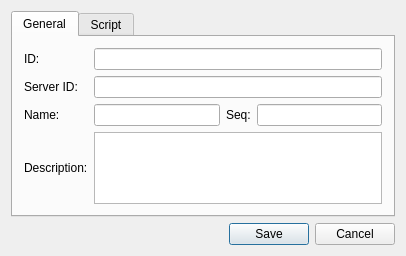
<?xml version="1.0" encoding="UTF-8"?>
<ui version="4.0">
 <class>StepFormClass</class>
 <widget class="QWidget" name="StepFormClass">
  <property name="geometry">
   <rect>
    <x>0</x>
    <y>0</y>
    <width>406</width>
    <height>247</height>
   </rect>
  </property>
  <property name="windowTitle">
   <string>MyQtLog</string>
  </property>
  <layout class="QVBoxLayout" name="verticalLayout">
   <item>
    <widget class="QTabWidget" name="tabWidget">
     <property name="currentIndex">
      <number>0</number>
     </property>
     <widget class="QWidget" name="tab">
      <attribute name="title">
       <string>General</string>
      </attribute>
      <layout class="QHBoxLayout" name="horizontalLayout">
       <item>
        <layout class="QGridLayout" name="gridLayout">
         <item row="0" column="0">
          <widget class="QLabel" name="label">
           <property name="text">
            <string>ID: </string>
           </property>
          </widget>
         </item>
         <item row="0" column="1" colspan="3">
          <widget class="QLineEdit" name="id">
           <property name="readOnly">
            <bool>true</bool>
           </property>
          </widget>
         </item>
         <item row="1" column="0">
          <widget class="QLabel" name="label_2">
           <property name="text">
            <string>Server ID:</string>
           </property>
          </widget>
         </item>
         <item row="1" column="1" colspan="3">
          <widget class="QLineEdit" name="svrId"/>
         </item>
         <item row="2" column="0">
          <widget class="QLabel" name="label_3">
           <property name="text">
            <string>Name:</string>
           </property>
          </widget>
         </item>
         <item row="2" column="1">
          <widget class="QLineEdit" name="name"/>
         </item>
         <item row="2" column="2">
          <widget class="QLabel" name="label_8">
           <property name="text">
            <string>Seq:</string>
           </property>
          </widget>
         </item>
         <item row="2" column="3">
          <widget class="QLineEdit" name="seq"/>
         </item>
         <item row="3" column="0">
          <widget class="QLabel" name="label_4">
           <property name="text">
            <string>Description:</string>
           </property>
          </widget>
         </item>
         <item row="3" column="1" colspan="3">
          <widget class="QPlainTextEdit" name="desc"/>
         </item>
        </layout>
       </item>
      </layout>
     </widget>
     <widget class="QWidget" name="tab_2">
      <attribute name="title">
       <string>Script</string>
      </attribute>
      <layout class="QVBoxLayout" name="verticalLayout_2">
       <item>
        <layout class="QGridLayout" name="gridLayout_2">
         <item row="0" column="0">
          <widget class="QLabel" name="label_5">
           <property name="text">
            <string>Command:</string>
           </property>
          </widget>
         </item>
         <item row="0" column="1">
          <widget class="QLineEdit" name="cmd">
           <property name="readOnly">
            <bool>true</bool>
           </property>
          </widget>
         </item>
         <item row="0" column="2">
          <widget class="QPushButton" name="pushButton">
           <property name="text">
            <string>Edit...</string>
           </property>
          </widget>
         </item>
         <item row="1" column="0">
          <widget class="QLabel" name="label_6">
           <property name="text">
            <string>Result:</string>
           </property>
          </widget>
         </item>
         <item row="1" column="1">
          <widget class="QLineEdit" name="cmdResult">
           <property name="readOnly">
            <bool>true</bool>
           </property>
          </widget>
         </item>
         <item row="1" column="2">
          <widget class="QPushButton" name="pushButton_2">
           <property name="text">
            <string>Edit...</string>
           </property>
          </widget>
         </item>
         <item row="2" column="0">
          <widget class="QLabel" name="label_7">
           <property name="text">
            <string>Script:</string>
           </property>
          </widget>
         </item>
         <item row="2" column="1">
          <widget class="QLineEdit" name="script">
           <property name="readOnly">
            <bool>true</bool>
           </property>
          </widget>
         </item>
         <item row="2" column="2">
          <widget class="QPushButton" name="pushButton_3">
           <property name="text">
            <string>Eidt...</string>
           </property>
          </widget>
         </item>
        </layout>
       </item>
       <item>
        <spacer name="verticalSpacer">
         <property name="orientation">
          <enum>Qt::Vertical</enum>
         </property>
         <property name="sizeHint" stdset="0">
          <size>
           <width>20</width>
           <height>40</height>
          </size>
         </property>
        </spacer>
       </item>
      </layout>
     </widget>
    </widget>
   </item>
   <item>
    <widget class="QDialogButtonBox" name="buttonBox">
     <property name="standardButtons">
      <set>QDialogButtonBox::Cancel|QDialogButtonBox::Save</set>
     </property>
    </widget>
   </item>
  </layout>
 </widget>
 <layoutdefault spacing="6" margin="11"/>
 <resources/>
 <connections/>
</ui>
